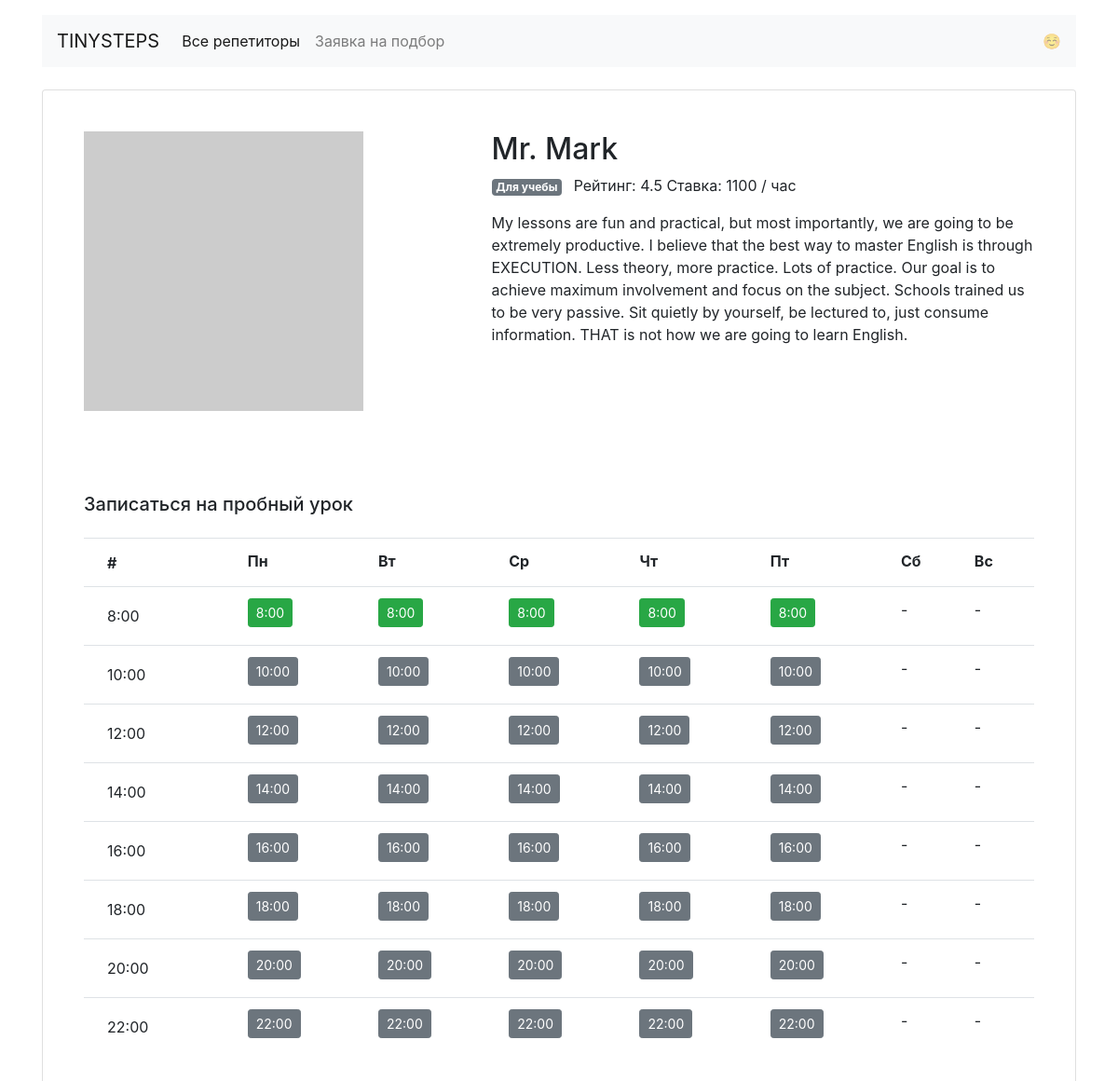
The page /profiles/8/ on the database its author committed.
### app.py (models this page shows)
class Teacher(db.Model):
    __tablename__ = 'teachers'
    id = db.Column(db.Integer, primary_key=True)
    name = db.Column(db.String(100))
    about = db.Column(db.String(500))
    rating = db.Column(db.Float)
    picture = db.Column(db.String(500))
    price = db.Column(db.Integer)
    free = db.Column(db.String(2000))
    goals = db.relationship('DicGoals', secondary=teacher_goal_association,
                            back_populates='teachers')
    bookings = db.relationship('Booking', back_populates='teacher')

class DicGoals(db.Model):
    __tablename__ = 'dic_goals'
    goal_key = db.Column(db.String(20), primary_key=True)
    rus_name = db.Column(db.String(50))
    emblem = db.Column(db.String(100))
    teachers = db.relationship('Teacher', secondary=teacher_goal_association,
                               back_populates='goals')

### app.py (the view)
@app.route('/profiles/<id_teacher>/')
def get_profile(id_teacher):
    id_teacher = int(id_teacher)
    data = Data()
    teacher = data.get_teacher(id_teacher)
    if not teacher:
        abort(404, description="Teacher is not found")
    time_table = dict()
    time_table_data = json.loads(teacher.free)
    for weekday_key, time_status in time_table_data.items():
        for time_of_day, status in time_status.items():
            if time_of_day in time_table:
                time_table[time_of_day][weekday_key] = status
            else:
                time_table[time_of_day] = {weekday_key: status}
    return render_template('profile.html',
                           teacher=teacher,
                           goals=data.goals,
                           time_table=time_table)

### app.py (called while the page is built)
    @property
    def goals(self):
        return self.__goals.all()

    def get_teacher(self, id_teacher):
        teacher = self.__teachers.filter_by(id=id_teacher).first()
        return teacher

### templates/profile.html
{% extends 'base.html' %}
{% block content %}
  <main class="container mt-3">
    <div class="card my-4 mx-auto">
      <div class="card-body m-2 m-md-4">
        <div class="row">
          <div class="col-5"><img src="{{ teacher.picture }}" class="img-fluid" alt="Photo of a teacher"></div>
          <div class="col-7">
            <h1 class="h2">{{ teacher.name }}</h1>
            <p>
              {% for goal in teacher.goals %}
                <span class="badge badge-secondary mr-2">{{ (goals|selectattr('goal_key', '==', goal.goal_key)|list|last).rus_name }} </span>
              {% endfor %}
              Рейтинг: {{ teacher.rating }} Ставка: {{ teacher.price }} / час
            </p>
            <p>{{ teacher.about }}
            <br> <br>
          </div>
        </div>
      </div>
      <div class="card-body m-2 m-md-4">
        <h2 class="h5 mb-4">Записаться на пробный урок</h2>
        <table class="table">
          <tr>
            <th><span class="btn font-weight-bold py-0">#</span></th>
            <th>Пн</th>
            <th>Вт</th>
            <th>Ср</th>
            <th>Чт</th>
            <th>Пт</th>
            <th>Сб</th>
            <th>Вс</th>
          </tr>
          {% for time_of_day, schedule in time_table.items() %}
            <tr>
              <td><span class="btn">{{ time_of_day }}</span></td>
              {% for weekday_key, status in schedule.items() %}
                {% if weekday_key in ['mon', 'tue', 'wed', 'thu', 'fri'] %}
                  {% if status is true %}
                    {% set btn_status = "btn btn-sm btn-success" %}
                    {% set booking_link = "/booking/{}/{}/{}".format(teacher.id, weekday_key, time_of_day) %}
                  {% else %}
                    {% set btn_status = "btn btn-sm btn-secondary" %}
                    {% set booking_link = "/profiles/{}/".format(teacher.id) %}
                  {% endif %}
                  <td><a href="{{ booking_link }}" class="{{ btn_status }}">{{ time_of_day }} </a></td>
                {% endif %}
              {% endfor %}
              <td>-</td>
              <td>-</td>
            </tr>
          {% endfor %}
        </table>
      </div>
    </div>
  </main>
{% endblock %}

### rows shown on the page
Teacher: name "Mr. Mark", rating "4.5", price "1100", about "My lessons are fun and practical, but most importantly, we are going to be extremely productive. I believe that the best way to master English is through EXECUTION. Less theory, more practice. Lots of practice. Our goal is to achieve maximum involvement and focus on the subject. Schools trained us to be very passive. Sit quietly by yourself, be lectured to, just consume information. THAT is not how we are going to learn English."
DicGoals: goal_key "Для учебы"

### other values the page prints
{{ time_of_day }} "8:00" "10:00" "12:00" "14:00" "16:00" "18:00" "20:00" "22:00"
{{ time_of_day }} "8:00" "8:00" "8:00" "8:00" "8:00" "10:00" "10:00" "10:00" "10:00" "10:00" "12:00" "12:00" "12:00" "12:00" "12:00" "14:00" "14:00" "14:00" "14:00" "14:00" "16:00" "16:00" "16:00" "16:00" "16:00" "18:00" "18:00" "18:00" "18:00" "18:00" "20:00" "20:00" "20:00" "20:00" "20:00" "22:00" "22:00" "22:00" "22:00" "22:00"
